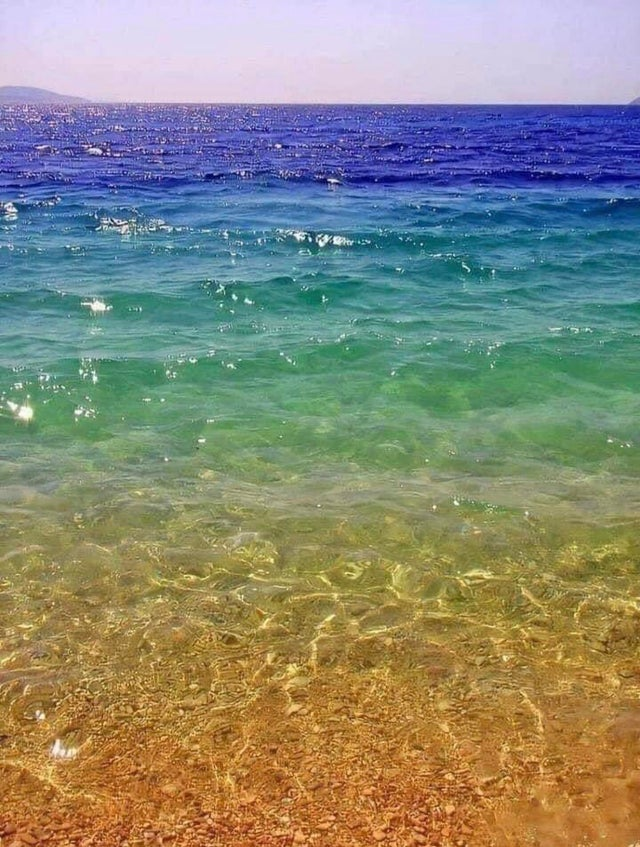
#> input picture assignments/colors-histos-features/rainbow-sea.jpg, 640 x 847 px
$ python gray-color.py
#> lines starting #> are read from the running program, lines starting #| are printed output that depends on the picture; after the words box and inside, x2 and y2 are one past the last pixel; in counts of white or black regions, pixels touching at a corner belong together
import matplotlib.pyplot as plt

from skimage import data
from skimage import io
from skimage.color import rgb2hsv
from skimage.color import hsv2rgb

# rgb_img = io.imread('air-balloon.jpg')
rgb_img = io.imread('rainbow-sea.jpg')
#> rgb_img is the input picture: shape (847, 640, 3); mean R, G, B 136, 137.5, 120.5
hsv_img = rgb2hsv(rgb_img)
#> hsv_img: shape (847, 640, 3) float64; mean of channels 0, 1, 2 0.361, 0.482, 0.664
hue_img = hsv_img[:, :, 0]
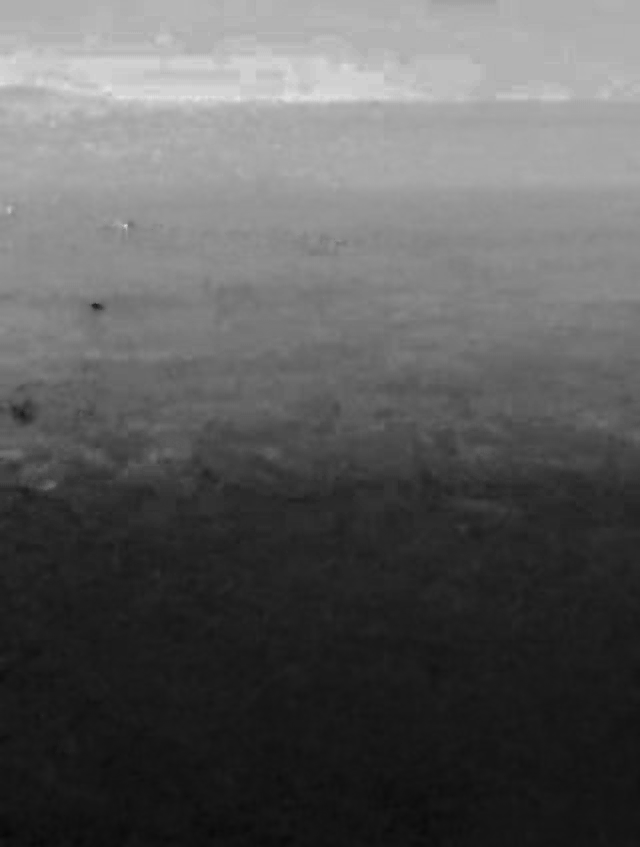
#> hue_img: shape (847, 640) float64; min 0.0267, max 0.9, mean 0.361
sat_img = hsv_img[:, :, 1]
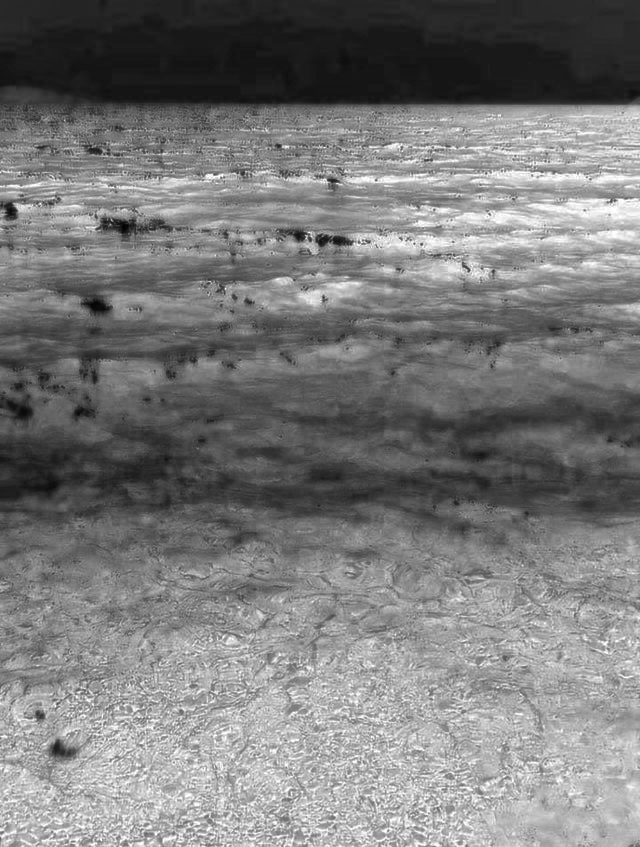
#> sat_img: shape (847, 640) float64; min 0.00885, max 1, mean 0.482
# val_img = hsv_img[:, :, 2]

# red only
# red = (hue_img > 0.9) | (hue_img < 0.1)
# sat_img[~red] = 0

# green only
# green = (hue_img > 0.3) & (hue_img < 0.5)
# sat_img[~green] = 0

# blue only
blue = (hue_img > 0.6) & (hue_img < 0.8)
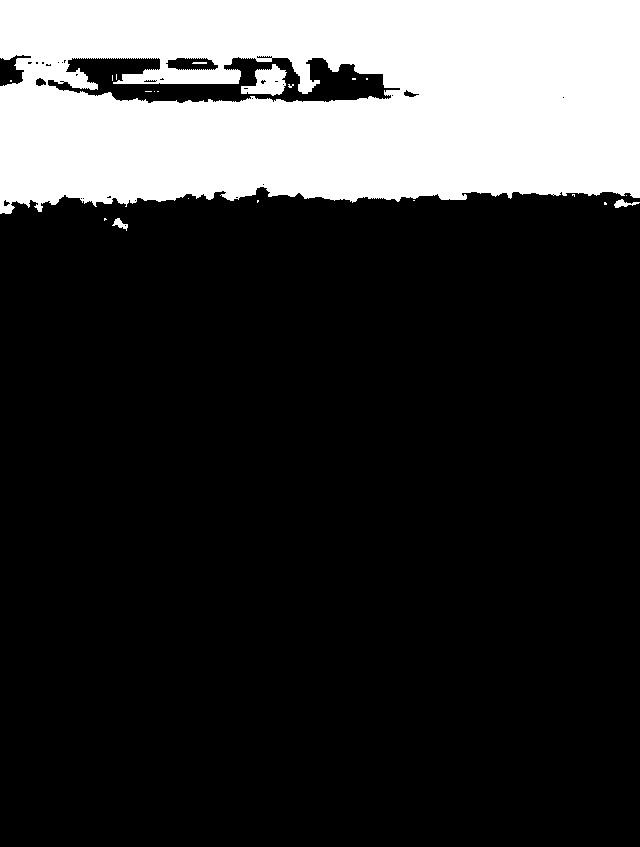
#> blue: shape (847, 640) bool; 21.7% white; 21 white regions (16 under 20 px), largest, box (x1, y1, x2, y2) and area: (0, 0, 640, 214) 116422, (241, 64, 287, 96) 841, (614, 199, 640, 208) 106, (112, 218, 128, 231) 90, (192, 62, 207, 64) 29
sat_img[~blue] = 0
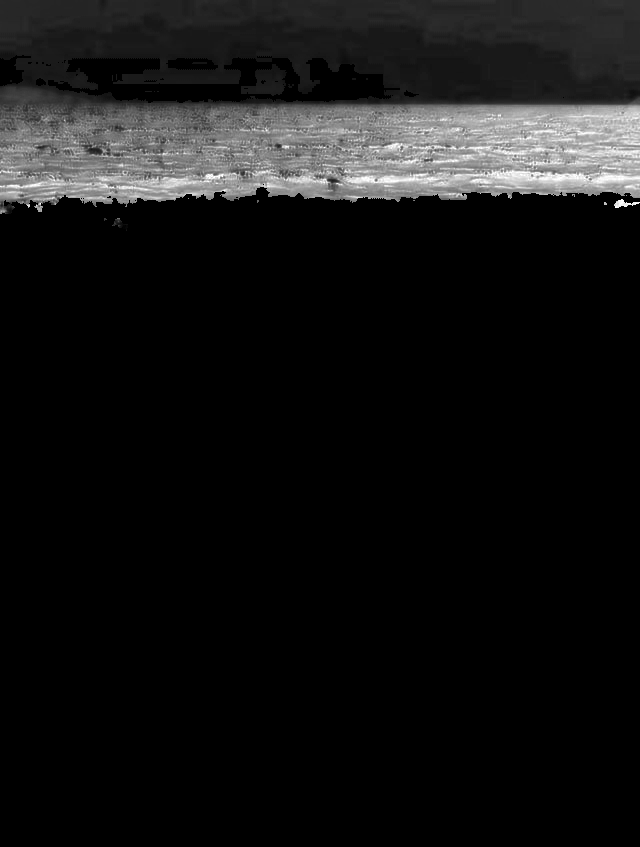
#> sat_img: shape (847, 640) float64; min 0, max 1, mean 0.0772

plt.imshow(hsv2rgb(hsv_img))
#> hsv_img: shape (847, 640, 3) float64; mean of channels 0, 1, 2 0.361, 0.0772, 0.664
plt.axis('off')
plt.show()
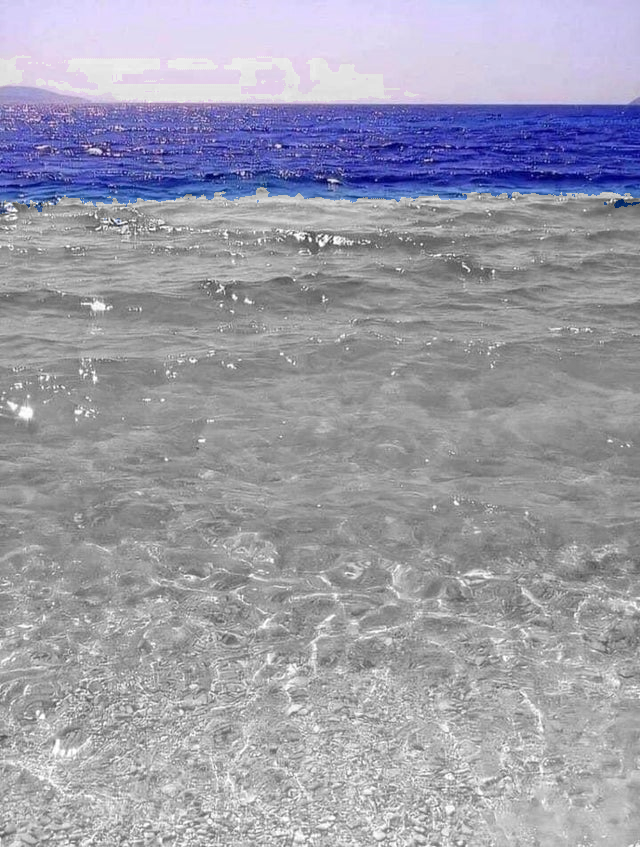
#> shown: shape (847, 640, 3) float64; mean R, G, B 0.615, 0.615, 0.664
